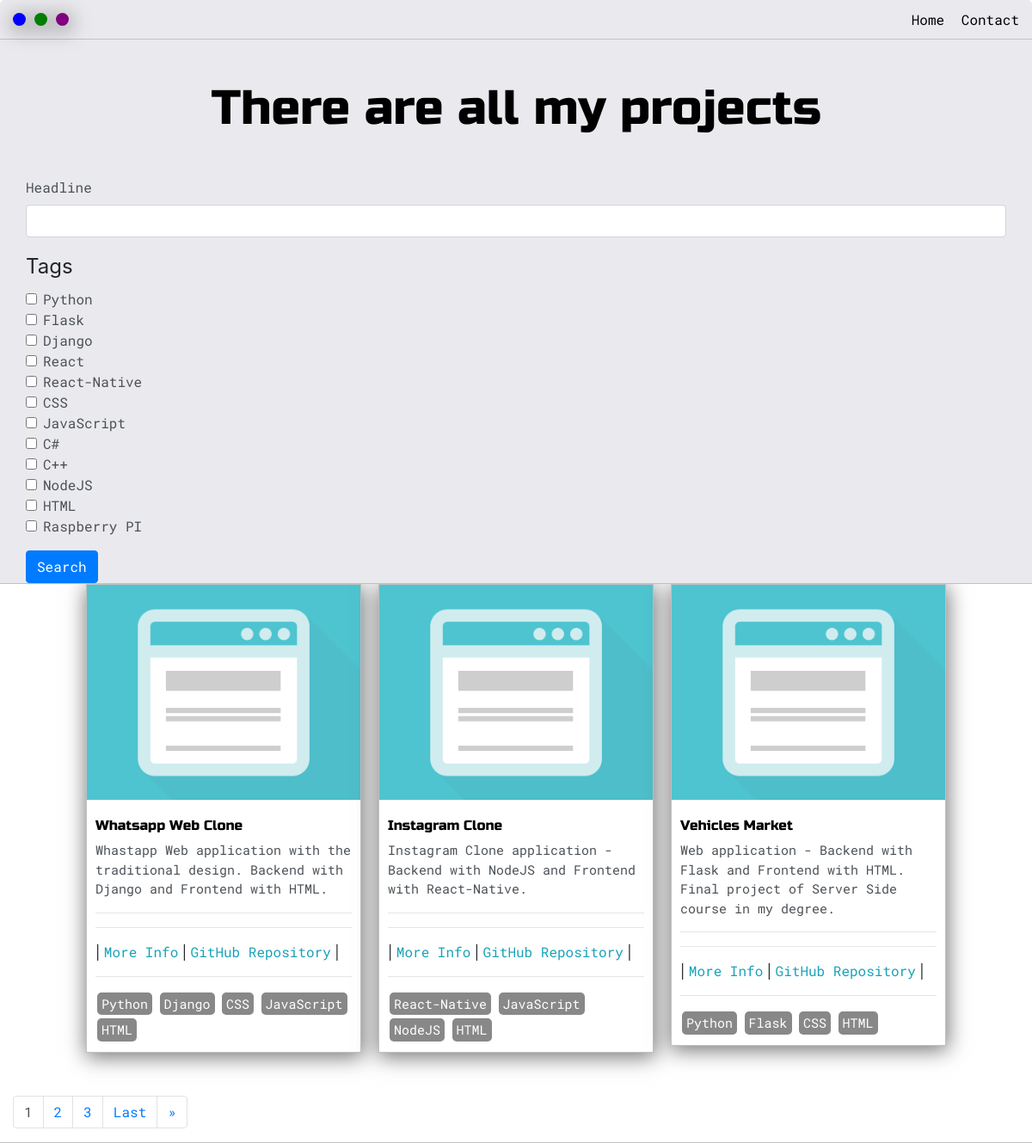
/posts/, run on the app's committed database.
### base_app/models.py (models this page shows, shortened)
class Post(models.Model):
    headline = models.CharField(max_length=80)
    sub_headline = models.CharField(max_length=200, null=True)
    repo_link = models.CharField(max_length=150, null=True, default='#')
    thumbnail = models.ImageField(null=True, blank=True, upload_to="images", default="placeholder.png")
    body = models.TextField(null=True, blank=True)
    date_created = models.DateTimeField(auto_now_add=True)
    is_active = models.BooleanField(default=False)
    featured = models.BooleanField(default=False)
    tags = models.ManyToManyField(Tag, null=True)
    slug = models.SlugField(null=True, blank=True)

class Tag(models.Model):
    name = models.CharField(max_length=50)
    def __str__(self):
        return self.name

### base_app/views.py (the view)
# urls.py: path('posts/', views.posts, name='posts'),
def posts(request):
    posts = Post.objects.filter(is_active=True)
    posts_filter = PostFilter(request.GET, queryset=posts)
    posts = posts_filter.qs  # To apply the search from the 'posts_filter'
    page = request.GET.get('page')
    paginator = Paginator(posts, 3)
    try:
        posts = paginator.page(page)
    except PageNotAnInteger:
        posts = paginator.page(1)
    except EmptyPage:
        posts = paginator.page(paginator.num_pages)
    context = {'posts': posts, 'posts_filter': posts_filter}
    return render(request, 'posts.html', context=context)

### base_app/templates/posts.html (shortened to what this page needs)
{% extends 'base_layout.html' %}
{% load static %}
{% load crispy_forms_tags %}
{% block content %}
    <section class="s1">
        <div class="main-container">
            <div class="greeting-wrapper">
                <h1>There are all my projects</h1>
            </div>
            <form id="searchForm" method="GET">
                {{ posts_filter.form|crispy }}
                <input class="btn btn-primary" type="submit" value="Search">
            </form>
        </div>
    </section>
    <section class="s2">
        <div class="main-container">
            <div class="post-wrapper">
                {% for post in posts %}
                    <div>
                        <div class="post">
                            {% if post.thumbnail.url is not none %}
                                <img class="thumbnail" src="{{ post.thumbnail.url }}">
                            {% else %}
                                <img class="thumbnail" src="{% static 'images/placeholder.png' %}">
                            {% endif %}
                            <div class="post-preview">
                                <h6 class="post-title">{{ post.headline }}</h6>
                                <p class="post-content">{{ post.sub_headline }}</p>
                                <hr>
                                <hr>
                                {% if post.repo_link != '#' %}
                                    | <a href="{% url 'post' post.slug %}">More Info</a>
                                    | <a target="_blank" href="{{ post.repo_link }}">GitHub Repository</a> |
                                {% else %}
                                    | <a href="{% url 'post' post.slug %}">More Info</a> |
                                {% endif %}
                                <hr>
                                {% for tag in post.tags.all %}
                                    <span class="tag">{{ tag }}</span>
                                {% endfor %}
                            </div>
                        </div>
                    </div>
                    {% empty %}
                        <h2>No posts found</h2>
                {% endfor %}
            </div>
            <div class="row">
                {% if posts.has_other_pages %}
                    <ul class="pagination">
                        {% for i in posts.paginator.page_range %}
                            {% if i == posts.number %}
                                <li class="page-item"><a class="active page-link">{{ i }}</a></li>
                            {% else %}
                                <li class="page-item"><a data-page="{{ i }}" href="?page={{ i }}" class="page-link">{{ i }}</a></li>
                            {% endif %}
                        {% endfor %}
                        {% if posts.has_next %}
                            <li class="page-item">
                                <a data-page="{{ posts.paginator.num_pages }}" href="?page={{ posts.paginator.num_pages }}" class="page-link">
                                    Last
                                </a>
                            </li>
                            <li class="page-item">
                                <a data-page="{{ posts.next_page_number }}" href="?page={{ posts.next_page_number }}" class="page-link">
                                    &raquo
                                </a>
                            </li>
                        {% endif %}
                    </ul>
                {% endif %}
            </div>
        </div>
    </section>
{% endblock %}

### static/css/default.css (style rules this page uses)
:root { --mainColor: #eaeaee; --secondaryColor: #fff; --borderColor: #c1c1c1; --mainText: black; --secondaryText: #4b5156; --themeDotBorder: #24292e; --previewBg: rgb(222, 240, 243, 0.8); --previewShadow: #f0ead6; --buttonColor: black; }
html, body { padding: 0; margin: 0; }
body * { transition: 0.3s; }
h1, h2, h3, h4, h5, h6, strong { color: var(--mainText); font-family: 'Russo One', sans-serif; font-weight: 500; padding-top: 10px; }
p, a, li, span, label, input, textarea { color: var(--secondaryText); font-family: 'Roboto Mono', monospace; }
a { text-decoration: none; color: #17a2b8; }
ul { list-style: none; }
h1 { font-size: 56px; }
h6 { font-size: 16px; }
.s1 { background-color: var(--mainColor); border-bottom: 1px solid var(--borderColor); overflow: auto; }
.s2 { background-color: var(--secondaryColor); border-bottom: 1px solid var(--borderColor); overflow: auto; }
.main-container { width: 1200px; margin: 0 auto; }
.greeting-wrapper { display: grid; text-align: center; align-content: center; min-height: 10em; }
.post-wrapper { display: grid; grid-template-columns: repeat(auto-fit, 320px); gap: 20px; justify-content: center; padding-bottom: 50px; }
.post { border: 1px solid var(--borderColor); -webkit-box-shadow: 1px 4px 23px 1px rgba(0,0,0,0.55); box-shadow: 1px 4px 23px 1px rgba(0,0,0,0.55); }
.tag { display: inline-block; color: #fff; background-color: #888; border-radius: 5px; margin: 2px; padding: 2px 5px; font-size: 15px; }
.thumbnail { display: block; width: 100%; height: 250px; object-fit: cover; }
.post-preview { background-color: white; padding: 10px; margin: 0; }
.post-title { color: black; }
.post-content { color: #4b5156; font-size: 15px; }
@media screen and (max-width: 1200px) { .main-container { width: 95%; } }

### data on the page
Post: thumbnail (placeholder picture), headline "Whatsapp Web Clone", sub_headline "Whastapp Web application with the traditional design. Backend with Django and Frontend with HTML."
Tag: name "Python"
Tag: name "Django"
Tag: name "CSS"
Tag: name "JavaScript"
Tag: name "HTML"
Post: thumbnail (placeholder picture), headline "Instagram Clone", sub_headline "Instagram Clone application - Backend with NodeJS and Frontend with React-Native."
Tag: name "React-Native"
Tag: name "NodeJS"
Post: thumbnail (placeholder picture), headline "Vehicles Market", sub_headline "Web application - Backend with Flask and Frontend with HTML. Final project of Server Side course in my degree."
Tag: name "Flask"

### other printed values
{{ i }} "1"
{{ i }} "2" "3"
